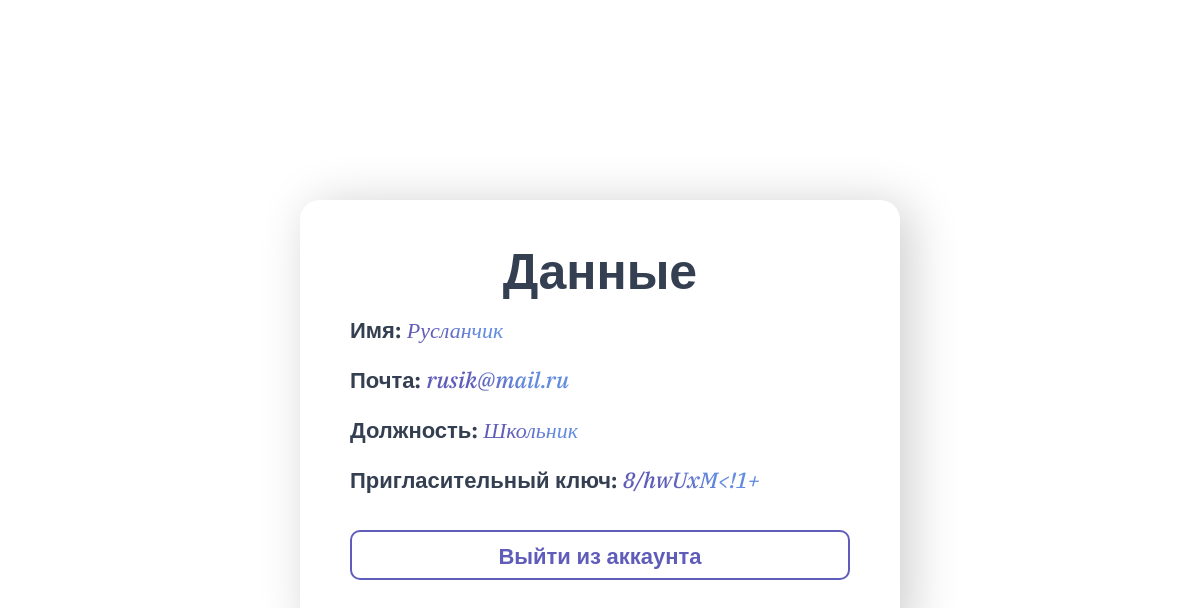
The app's page /info_user/2 with its own data.
### data/users.py (models this page shows, shortened)
class User(SqlAlchemyBase, UserMixin, SerializerMixin):
    __tablename__ = 'users'
    id = sqlalchemy.Column(sqlalchemy.Integer, primary_key=True, autoincrement=True)
    login = sqlalchemy.Column(sqlalchemy.String, nullable=True)
    email = sqlalchemy.Column(sqlalchemy.String, index=True, unique=True, nullable=True)
    hashed_password = sqlalchemy.Column(sqlalchemy.String, nullable=True)
    position = sqlalchemy.Column(sqlalchemy.String, nullable=True)
    admin = sqlalchemy.Column(sqlalchemy.Integer, nullable=True)
    invitation_key = sqlalchemy.Column(sqlalchemy.String, nullable=True)
    orders = orm.relationship("Order", back_populates='user')

### server.py (the view)
@app.route("/info_user/<int:id>", methods=['GET', 'POST'])
def info(id):
    db_sess = create_session()
    us = db_sess.query(User).filter(User.id == id).all()
    user = [{"id": i.id, "login": i.login, "email": i.email, "position": i.position, "invitation_key": i.invitation_key}
            for i in us]
    user = user[0]
    return render_template("info.html", user=user)

### data/db_session.py (called while the page is built)
def create_session() -> Session:
    global __factory
    return __factory()

### templates/info.html (shortened to what this page needs)
<link href="static/css/main.css" rel="stylesheet" type="text/css"/>
{% block content %}
    <div class="window two">
        <h1 class="name-func">Данные</h1>
        <form action="" method="post">
            <p class="info-table">
                Имя: <span>{{ user.login }}</span><br>
                Почта: <span>{{ user.email }}</span><br>
                Должность: <span>{{ user.position }}</span><br>
                Пригласительный ключ: <span>{{ user.invitation_key }}</span><br>
            </p>
            <a class="submit-button d" href="/logout">Выйти из аккаунта</a>
        </form>
        {% endblock %}
    </div>

### static/css/main.css (style rules this page uses)
p, h1, h2, h3, h4, h5, h6, h7, a { font-family: "Space Grotesk", sans-serif; margin: 0; }
a { text-decoration: none; color: #343F52; }
h1 { font-family: "Space Grotesk", sans-serif; font-optical-sizing: auto; font-weight: 599; font-size: 50px; font-style: normal; color: #343F52; line-height: 130%; }
span { font-family: "IBM Plex Serif", serif; font-weight: 600; font-style: italic; background: linear-gradient(45deg, rgba(96, 93, 186, 1) 33%, rgba(99, 140, 225, 1) 66%); -webkit-background-clip: text; -webkit-text-fill-color: transparent; }
.window { display: flex; flex-direction: column; gap: 25px; align-items: center; padding: 40px 0; width: 600px; border-radius: 20px; margin: 0 auto; box-shadow: 10px 5px 50px rgba(0,0,0, 0.2); vertical-align: middle; }
.window form { display: flex; flex-direction: column; gap: 20px; }
.two { margin-top: 200px; }
.info-table { line-height: 50px; color: #343F52; font-family: "Space Grotesk", sans-serif; font-optical-sizing: auto; font-weight: 600; font-size: 22px; font-style: normal; width: 200px; }

### templates/info.html (style rules this page uses)
span { font-weight: 500; }
h1 { font-family: "Space Grotesk", sans-serif; font-optical-sizing: auto; font-weight: 599; font-size: 50px; font-style: normal; color: #343F52; line-height: 130%; padding: 0; margin: 0px; }
.window { display: flex; flex-direction: column; gap: 0px; align-items: center; padding: 40px 0; width: 600px; border-radius: 20px; margin: 0 auto; box-shadow: 10px 5px 50px rgba(0,0,0, 0.2); vertical-align: middle; }
.window form { display: flex; flex-direction: column; gap: 20px; }
.two { margin-top: 200px; }
.info-table { line-height: 50px; color: #343F52; font-family: "Space Grotesk", sans-serif; font-optical-sizing: auto; font-weight: 600; font-size: 22px; font-style: normal; width: 500px; align-self: center; }
.submit-button { padding: 10px 20px; border-radius: 10px; border: 2px solid #605DBA; color: #605DBA; font-weight: 550; transition: all .19s ease-in; background: none; height: 50px; text-decoration: none; box-sizing: border-box; font-family: "Space Grotesk", sans-serif; font-weight: 600; font-size: 22px; font-style: normal; align-self: center; margin: 0 auto; vertical-align: middle; align-self: start; width: 100%; text-align: center; margin-top: -20px; }
.d { margin-top: 5px; }

### records on screen
User: login "Русланчик", email "rusik@mail.ru", position "Школьник", invitation_key "8/hwUxM<!1+"
